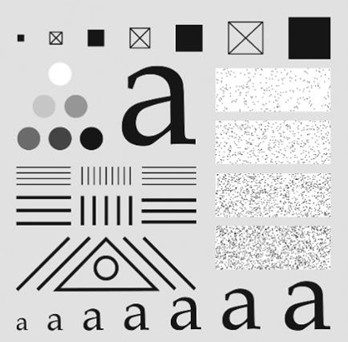
#> input picture Lab_3/Images/Sample_1.jpg, 348 x 342 px, found by its file name
$ python code.py
#> lines starting #> are read from the running program, lines starting #| are printed output that depends on the picture; after the words box and inside, x2 and y2 are one past the last pixel; in counts of white or black regions, pixels touching at a corner belong together
import cv2
import os
import numpy as np
from matplotlib import pyplot as plt

# Read the input image
loc = r'Lab_3\Images\Sample_1.jpg'
output_dir = r'Lab_3\Task_7'
f = cv2.imread(loc, cv2.IMREAD_GRAYSCALE)
#> f is the input picture: shape (342, 348); min 0, max 255, mean 203.1

# Performing FFT on the original image
F = np.fft.fft2(f)
Fshift = np.fft.fftshift(F)

# Create an ideal band-pass filter
rows, cols = f.shape  # Use f.shape instead of image.shape
#> rows = 342; cols = 348
center_row, center_col = rows // 2, cols // 2
#> center_row = 171; center_col = 174

# Specify the radius of the ideal band-pass filter
radius1 = 30  # Inner radius (low frequency cut-off)
radius2 = 50  # Outer radius (high frequency cut-off)

# Create a mask with a circular region set to 1 and the rest set to 0
H1 = np.ones((rows, cols), np.uint8)
cv2.circle(H1, (center_col, center_row), radius1, (0, 0), -1)  # Set the inner region to 0
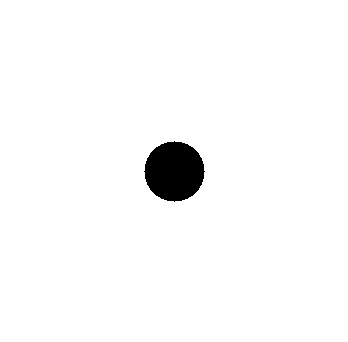
#> H1: shape (342, 348); values 0 (black) and 1 (white), 97.6% white; 1 black region, box (x1, y1, x2, y2) and area: (144, 141, 205, 202) 2821

H2 = np.ones((rows, cols), np.uint8)
cv2.circle(H2, (center_col, center_row), radius2, (0, 0), -1)  # Set the outer region to 0
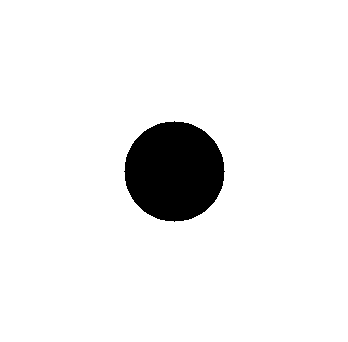
#> H2: shape (342, 348); values 0 (black) and 1 (white), 93.4% white; 1 black region, box (x1, y1, x2, y2) and area: (124, 121, 225, 222) 7845

# Band-pass filter is the difference between H2 and H1
H = H2 - H1

# Ensure the filter values are between 0 and 1
H = np.clip(H, 0, 1)

# Apply the mask to the shifted DFT
Gshift = Fshift * H
G = np.fft.ifftshift(Gshift)

# Perform the inverse FFT to get the filtered image
g = np.abs(np.fft.ifft2(G))
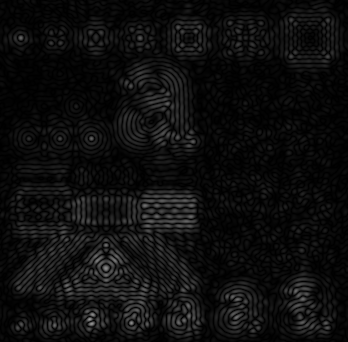
#> g: shape (342, 348) float64; min 0.000236, max 145.9, mean 14.1

# Convert to uint8 (clip values between 0 and 255)
g = np.uint8(np.clip(g, 0, 255))

# Saving the filtered image
output_path = os.path.join(output_dir, 'Band_Pass_Ideal_filter.png')
cv2.imwrite(output_path, g)

print(f"Filtered image saved at {output_path}")
